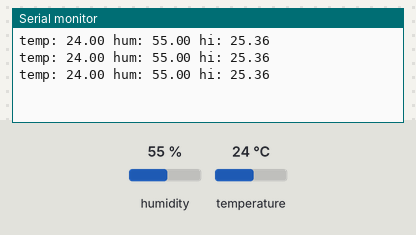
Bench run of a sketch on a simulated Raspberry Pi Pico. Parts: the last lines printed to the serial monitor. The inputs (shaded band) are chosen by the test bench; at power-on: humidity 55 %, temperature 24 °C.

Above: at 6.8 s.
6.9 s: humidity set to 22 %
At 11.4 s:
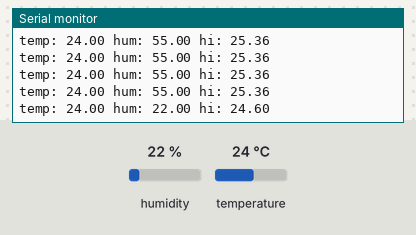
12.3 s: temperature set to 12 °C
At 14.4 s:
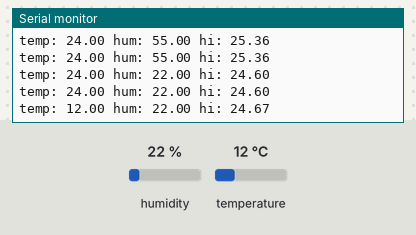
17.7 s: humidity set to 40 %
At 18.7 s:
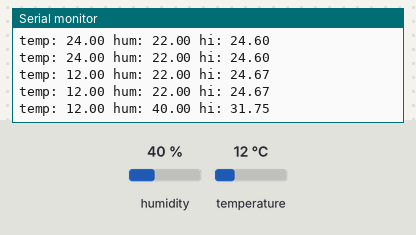
Timing chart, 0 to 20.7 s (numbered marks = the images above; inputs shaded):
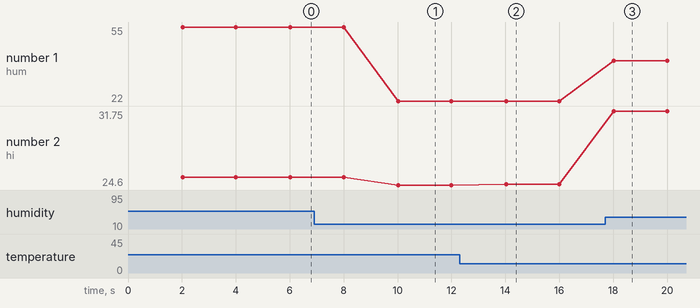

Measured:
- after the input at 6.9 s, the serial monitor: prints a new line after 3.1 s (image 1)
- after the input at 12.3 s, the serial monitor: prints a new line after 1.7 s (image 2)
- after the input at 17.7 s, the serial monitor: prints a new line after 0.32 s (image 3)
- plotted number 1: 55 → 22 after the input at 6.9 s, 22 → 40 after the input at 17.7 s
- plotted number 2: 25.36 → 24.6 after the input at 6.9 s, 24.6 → 24.67 after the input at 12.3 s, 24.67 → 31.75 after the input at 17.7 s

The sketch:

sensor_temp_40.ino
```cpp
// snippet: sensor_temp_40
// tags: temperature, sensor, millis, dht
// boards: avr, esp32, megaavr, nano33iot, romi32u4, rp2040
// library: DHT
// description: Read DHT11 on pin 7
// prompts: dht11, compute, index, temperature, humidity, declare
// verified: compile-only
// source: kd-generated (id 40)
// exact-include: DHT.h

#include <DHT.h>

#define DHTPIN 7
#define DHTTYPE DHT11

DHT dht(DHTPIN, DHTTYPE);
float t = 0.0;
float h = 0.0;
float heatIndex = 0.0;
unsigned long prevMs = 0;

void setup() {
  Serial.begin(9600);
  dht.begin();
}

void loop() {
  unsigned long now = millis();
  if (now - prevMs >= 2000) {
    prevMs = now;
    t = dht.readTemperature();
    h = dht.readHumidity();

    if (isnan(t) || isnan(h)) {
      Serial.println("DHT read failed");
      return;
    }

    // Compute heat index using Steadman formula
    heatIndex = -8.784695 + 1.61139411 * t + 2.338549 * h - 0.14611605 * t * h
                - 0.012308094 * t * t - 0.016424828 * h * h + 0.002211732 * t * t * h
                + 0.00072546 * t * h * h - 0.000003582 * t * t * h * h;

    Serial.print("temp: "); Serial.print(t);
    Serial.print(" hum: "); Serial.print(h);
    Serial.print(" hi: "); Serial.println(heatIndex);
  }
}
```
